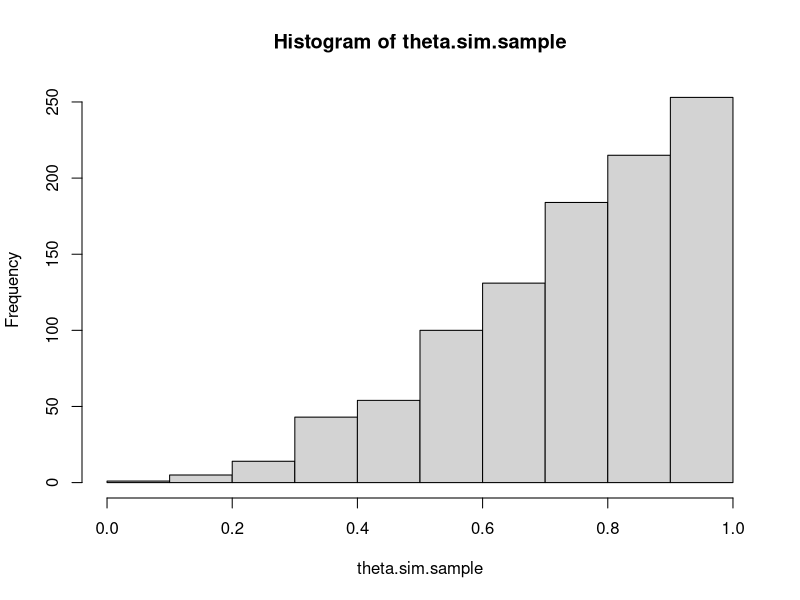
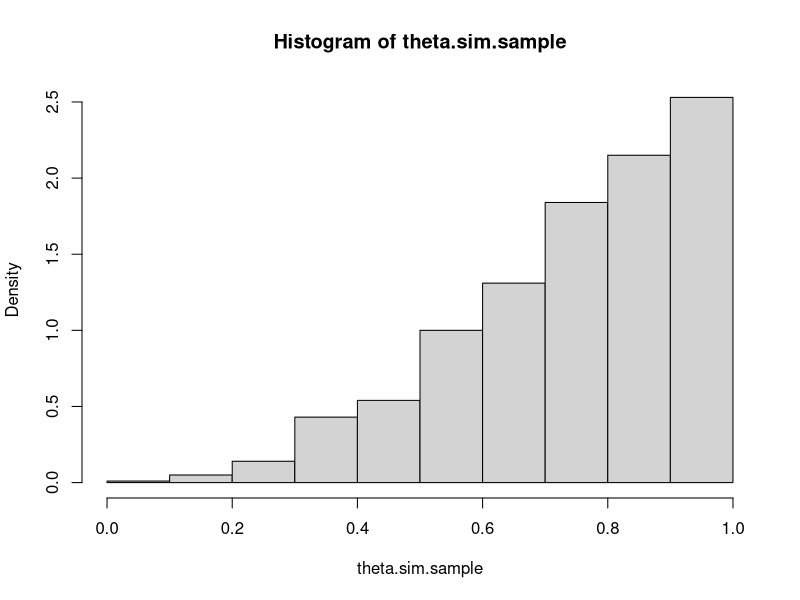
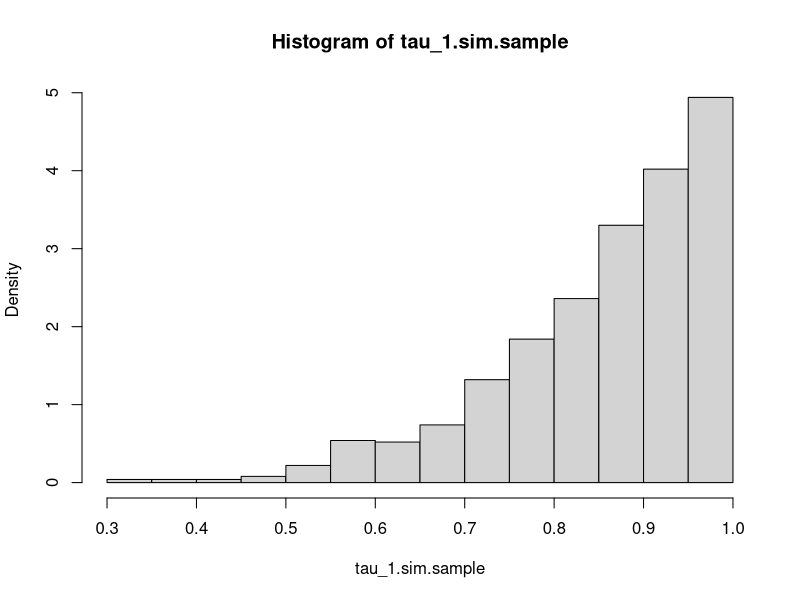

Reproduce these figures in R, in order.


# use hash-marks ##### as FIRST characters in a line of R-code to put
# COMMENTS and annotate the code

# Learning about a single scalar parameter theta - using no data
# See example 3.1.1 on page 37-38 of the CJBH text for the 
# beta prior on theta
#

# hyper-parameters of the prior

a = 3; b = 1

# METHOD 3 - Approx. Learning about theta by numerical integrations, etc

theta.values = c(0.1,.6, 0.8)
theta.values

# Evaluate the prior density for fixed values of theta

# look-up R-documentation on the beta density itself

?dbeta

dbeta(theta.values, shape1=a, shape2=b)

#warning do NOT put a=3, b=1 in the arguments of dbeta

# Evaluate approximately prior CDF (cumulative Distribution Function) values

v1 = pbeta(theta.values, shape1=a, shape2=b)
v1

# Prior prob[0.6 < theta < 0.8]
v1[3] -v1[2]

#Evaluate approximately prior quantiles

q = c(0.025, 0.5, 0.975)
qbeta(q, shape1=a, shape2=b)

# METHOD 4 - Approx. Learning about theta by 
# Monte-Carlo simulation of the prior on theta

# a pseudo-random sample of size N = 1000 by computer SIMULATION
# from the prior of theta

set.seed(1234)
N= 1000

# look-up R-documentation on sampling from a beta distribution

?rbeta
theta.sim.sample = rbeta(N, shape1=a, shape2=b)

#warning do NOT put a=3, b=1 in the arguments of rbeta

# do not display theta.sim.sample unless you want to see all 1000 values

# a GRAPHICAL approximation to the prior density of theta

?hist

hist(theta.sim.sample)
hist(theta.sim.sample, freq = FALSE)

# approximate prior mean of theta is

t1 = mean(theta.sim.sample)
t1

# approximate prior variance of theta is

t2 = var(theta.sim.sample)
t2

# approximate prior standard deviation of theta is

t3 = sqrt(t2)
t3

# approximate prior 2.5th , 50th, 97.5th percentiles of theta are

t4 = quantile(theta.sim.sample, probs = c(0.025, 0.5, 0.975))
t4

# what if you make a syntactic mistake in coding t4?
# for example t4 = quantile(theta.sim.sample, probs = c(0.025, 0.5, 0.975)

# the equal-tailed 95% probability interval for theta is found using s4

# Question - How to change code for t4 to obtain
# the equal-tailed 90% probability interval for theta  

# approximate prob that theta is > 0.6

t5 = sum(theta.sim.sample > 0.6)/N
t5

# approximate prob that 0.6 < theta  < 0.8

t6 = sum( (theta.sim.sample > 0.6) & (theta.sim.sample < 0.8) )/N
t6

# Approx. Learning about tau_1 by 
# Monte-Carlo simulation of the prior on 
# INTEREST parameter tau_1 = sqrt(theta)

# a pseudo-random sample of size N = 1000 from the prior of tau_1

tau_1.sim.sample = sqrt(theta.sim.sample)

# a GRAPHICAL approximation to the prior density of tau_1

hist(tau_1.sim.sample, freq = FALSE)

# approximate prior mean of tau_1 is

s1 = mean(tau_1.sim.sample)
s1

# approximate prior variance of tau_1 is

s2 = var(tau_1.sim.sample)
s2

# approximate prior standard deviation of tau_1 is

s3 = sqrt(s2)
s3

# approximate prior 2.5th , 50th, 97.5th percentiles of tau_1 are

s4 = quantile(tau_1.sim.sample, probs = c(0.025, 0.5, 0.975))
s4

# what if you make a syntactic mistake in coding s4?
# for example s4 = quantile(tau_1.sim.sample, probs = c(0.025, 0.5, 0.975)

# a 95% probability interval for tau_1 is found using s4

# approximate prob that tau_1 is > 0.5

s5 = sum(tau_1.sim.sample > 0.5)/N
s5


# end of R-code 



